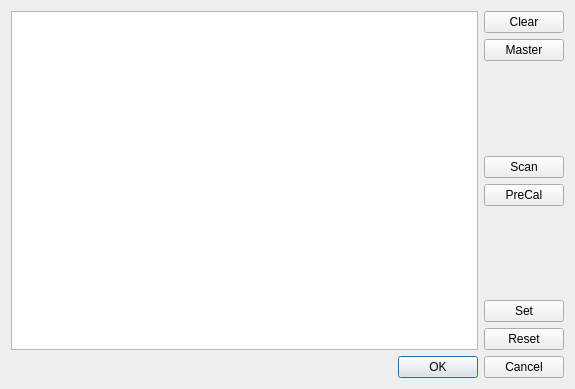
<?xml version="1.0" encoding="UTF-8"?>
<ui version="4.0">
 <class>Dialog</class>
 <widget class="QDialog" name="Dialog">
  <property name="geometry">
   <rect>
    <x>0</x>
    <y>0</y>
    <width>575</width>
    <height>389</height>
   </rect>
  </property>
  <property name="sizePolicy">
   <sizepolicy hsizetype="Fixed" vsizetype="Fixed">
    <horstretch>0</horstretch>
    <verstretch>0</verstretch>
   </sizepolicy>
  </property>
  <property name="windowTitle">
   <string>PreCalibration</string>
  </property>
  <layout class="QVBoxLayout" name="verticalLayout_2">
   <item>
    <layout class="QHBoxLayout" name="horizontalLayout_2">
     <property name="leftMargin">
      <number>0</number>
     </property>
     <property name="topMargin">
      <number>0</number>
     </property>
     <item>
      <widget class="QPlainTextEdit" name="logOutput"/>
     </item>
     <item>
      <layout class="QVBoxLayout" name="verticalLayout_3">
       <property name="leftMargin">
        <number>0</number>
       </property>
       <item>
        <widget class="QPushButton" name="pushButtonClear">
         <property name="text">
          <string>Clear</string>
         </property>
        </widget>
       </item>
       <item>
        <widget class="QPushButton" name="pushButtonMaster">
         <property name="text">
          <string>Master</string>
         </property>
        </widget>
       </item>
       <item>
        <spacer name="verticalSpacer">
         <property name="orientation">
          <enum>Qt::Vertical</enum>
         </property>
         <property name="sizeHint" stdset="0">
          <size>
           <width>20</width>
           <height>40</height>
          </size>
         </property>
        </spacer>
       </item>
       <item>
        <widget class="QPushButton" name="pushButtonScan">
         <property name="text">
          <string>Scan</string>
         </property>
        </widget>
       </item>
       <item>
        <widget class="QPushButton" name="pushButtonPreCal">
         <property name="text">
          <string>PreCal</string>
         </property>
        </widget>
       </item>
       <item>
        <spacer name="verticalSpacer_2">
         <property name="orientation">
          <enum>Qt::Vertical</enum>
         </property>
         <property name="sizeHint" stdset="0">
          <size>
           <width>20</width>
           <height>40</height>
          </size>
         </property>
        </spacer>
       </item>
       <item>
        <widget class="QPushButton" name="pushButtonSet">
         <property name="text">
          <string>Set</string>
         </property>
        </widget>
       </item>
       <item>
        <widget class="QPushButton" name="pushButtonReset">
         <property name="text">
          <string>Reset</string>
         </property>
        </widget>
       </item>
      </layout>
     </item>
    </layout>
   </item>
   <item>
    <widget class="QDialogButtonBox" name="buttonBox">
     <property name="orientation">
      <enum>Qt::Horizontal</enum>
     </property>
     <property name="standardButtons">
      <set>QDialogButtonBox::Cancel|QDialogButtonBox::Ok</set>
     </property>
    </widget>
   </item>
  </layout>
 </widget>
 <resources/>
 <connections>
  <connection>
   <sender>buttonBox</sender>
   <signal>accepted()</signal>
   <receiver>Dialog</receiver>
   <slot>accept()</slot>
   <hints>
    <hint type="sourcelabel">
     <x>248</x>
     <y>254</y>
    </hint>
    <hint type="destinationlabel">
     <x>157</x>
     <y>274</y>
    </hint>
   </hints>
  </connection>
  <connection>
   <sender>buttonBox</sender>
   <signal>rejected()</signal>
   <receiver>Dialog</receiver>
   <slot>reject()</slot>
   <hints>
    <hint type="sourcelabel">
     <x>316</x>
     <y>260</y>
    </hint>
    <hint type="destinationlabel">
     <x>286</x>
     <y>274</y>
    </hint>
   </hints>
  </connection>
 </connections>
</ui>
